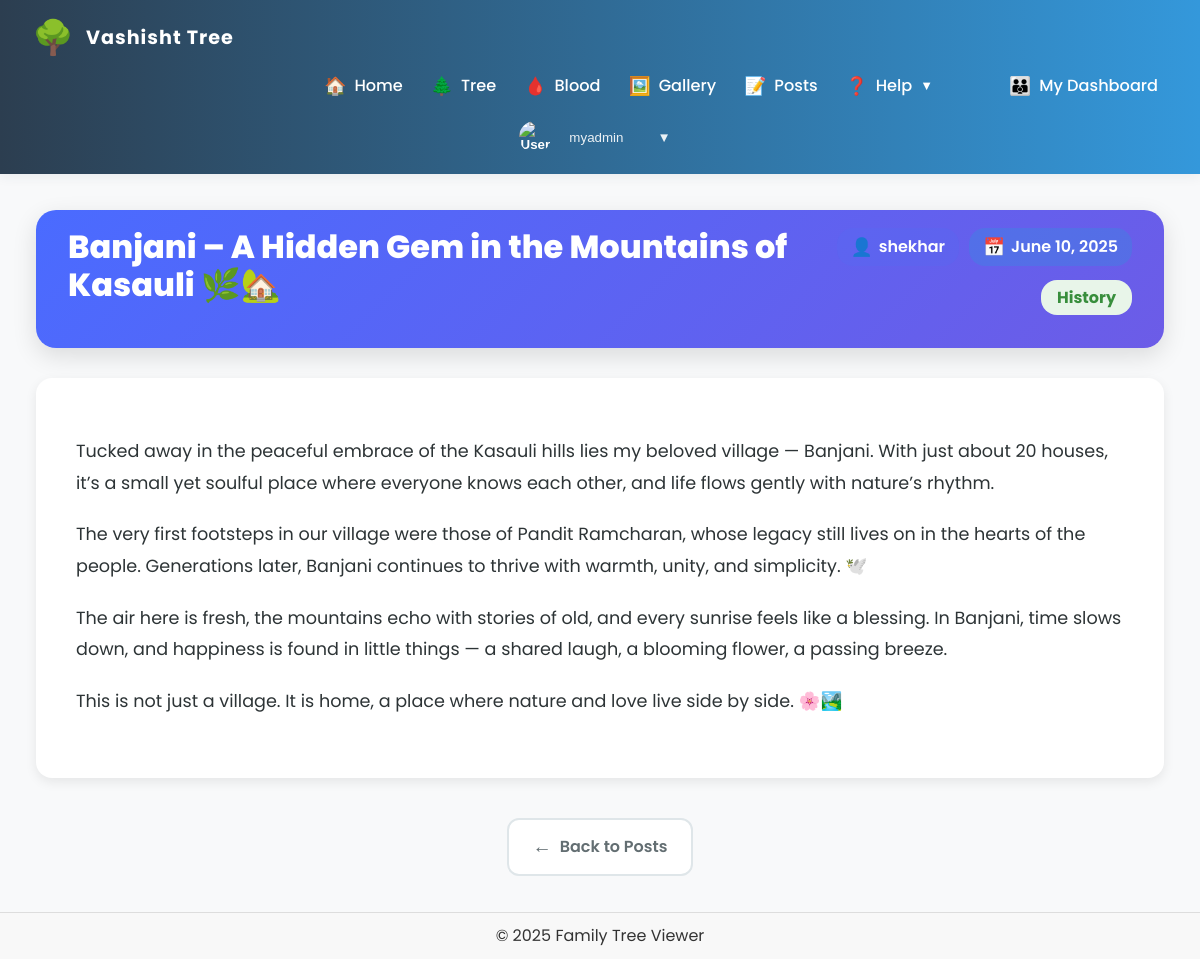
Page /view-post/2/ (signed in) on the committed database.
### treeapp/models.py (models this page shows, shortened)
class UserProfile(models.Model):
    BLOOD_GROUP_CHOICES = [
        ('A+', 'A+'),
        ('A-', 'A-'),
        ('B+', 'B+'),
        ('B-', 'B-'),
        ('AB+', 'AB+'),
        ('AB-', 'AB-'),
        ('O+', 'O+'),
        ('O-', 'O-'),
    ]
    GENDER_CHOICES = [
        ('M', 'Male'),
        ('F', 'Female'),
        ('O', 'Other'),
    ]
    user = models.OneToOneField(User, on_delete=models.CASCADE)
    family_root = models.ForeignKey(FamilyMember, null=True, blank=True, on_delete=models.SET_NULL, related_name='root_for_users')
    last_child = models.ForeignKey(FamilyMember, null=True, blank=True, on_delete=models.SET_NULL, related_name='last_child_for_users')
    member_id = models.ForeignKey(FamilyMember, null=True, blank=True, on_delete=models.SET_NULL, related_name='member_id_for_users')
    name = models.CharField(max_length=100, blank=True, null=True)
    father_name = models.CharField(max_length=100, blank=True, null=True)
    phone = models.CharField(max_length=20, blank=True, null=True)
    plain_password = models.CharField(max_length=100, blank=True, null=True)
    email_verified = models.BooleanField(default=False)
    email_verification_token = models.CharField(max_length=100, blank=True, null=True)
    blood_group = models.CharField(max_length=3, choices=BLOOD_GROUP_CHOICES, blank=True, null=True)
    is_blood_donor = models.BooleanField(default=False)
    hide_from_donor_list = models.BooleanField(default=False)
    picture = models.ImageField(upload_to='profile_pictures/', null=True, blank=True)
    date_of_birth = models.DateField(null=True, blank=True)
    gender = models.CharField(max_length=1, choices=GENDER_CHOICES, blank=True, null=True)
    marital_status = models.CharField(max_length=20, choices=[('single', 'Single'), ('married', 'Married'), ('divorced', 'Divorced'), ('widowed', 'Widowed')], blank=True, null=True)
    anniversary_date = models.DateField(null=True, blank=True)
    is_suspended = models.BooleanField(default=False)

class Post(models.Model):
    CATEGORY_CHOICES = [
        ('news', 'News'),
        ('event', 'Event'),
        ('history', 'History'),
        ('other', 'Other'),
    ]
    title = models.CharField(max_length=200)
    content = models.TextField()
    category = models.CharField(max_length=10, choices=CATEGORY_CHOICES, default='other')
    created_at = models.DateTimeField(auto_now_add=True)
    updated_at = models.DateTimeField(auto_now=True)
    user = models.ForeignKey(User, on_delete=models.CASCADE)
    is_approved = models.BooleanField(default=False)
    image = models.ImageField(upload_to='post_images/', blank=True, null=True)

### treeapp/views_dashboard.py (the view)
# urls.py: path('view-post/<int:post_id>/', views_dashboard.view_post, name='view_post'),
def view_post(request, post_id):
    post = get_object_or_404(Post, id=post_id)
    if not post.is_approved and not request.user.is_authenticated:
        return redirect('login')
    if not post.is_approved and post.user != request.user and not request.user.is_staff:
        return redirect('user_dashboard')
    can_edit = request.user.is_authenticated and (post.user == request.user or request.user.is_superuser)
    return render(request, 'treeapp/posts/view_post.html', {
        'post': post,
        'can_edit': can_edit
    })

### treeapp/templates/treeapp/posts/view_post.html (shortened to what this page needs)
{% extends 'treeapp/base.html' %}
{% load static %}
{% block extra_head %}
<link rel="stylesheet" href="{% static 'treeapp/css/dashboard.css' %}">
{% endblock %}
{% block content %}
<div class="post-container">
    <div class="post-header">
        <div class="post-header-left">
            <h1 class="post-title">{{ post.title }}</h1>
        </div>
        <div class="post-header-right">
            <div class="post-meta-row">
                <div class="post-meta-item username">
                    <span class="post-meta-icon">👤</span>
                    <span>{{ post.user.username }}</span>
                </div>
                <div class="post-meta-item date">
                    <span class="post-meta-icon">📅</span>
                    <span>{{ post.created_at|date:"F j, Y" }}</span>
                </div>
            </div>
            <div class="post-category category-{{ post.category }}">
                {{ post.get_category_display }}
            </div>
        </div>
    </div>
    <div class="post-content-wrapper {% if not post.image %}no-image{% else %}with-image{% endif %}">
        <div class="post-text-section">
            {{ post.content|linebreaks }}
        </div>
    </div>
    <div class="post-actions">
        <a href="{% url 'posts' %}" class="post-btn post-btn-secondary">
            <span class="post-btn-icon">←</span>
            <span>Back to Posts</span>
        </a>
    </div>
</div>
{% endblock %}

### treeapp/templates/treeapp/base.html (shortened to what this page needs)
<!DOCTYPE html>
<html lang="en">
<head>
    {% load static %}
    <link rel="stylesheet" href="{% static 'treeapp/css/base.css' %}">
    <link rel="stylesheet" href="{% static 'treeapp/css/tree.css' %}">
    <link rel="stylesheet" href="{% static 'treeapp/css/mobile-fixes.css' %}">
    <link rel="stylesheet" href="{% static 'treeapp/css/modern-theme.css' %}">
    <link rel="stylesheet" href="{% static 'treeapp/css/style.css' %}">
    {% block extra_head %}{% endblock %}
</head>
<body>
    <div class="page-container">
        <nav class="navbar modern-navbar">
            <div class="navbar-brand">
                <a href="{% url 'index' %}" class="navbar-logo-link" style="font-size:2rem; text-decoration:none;">
                    <span class="navbar-logo-emoji" style="font-size:2.1rem;">🌳</span>
                    <span class="navbar-title">Vashisht Tree</span>
                </a>
            </div>
            <ul class="navbar-links" id="navbarLinks">
                <li><a href="{% url 'index' %}"><span class="nav-emoji">🏠</span> Home</a></li>
                <li><a href="{% url 'tree' %}?style=1"><span class="nav-emoji">🌲</span> Tree</a></li>
                <li><a href="{% url 'blood_bank' %}"><span class="nav-emoji">🩸</span> Blood</a></li>
                <li><a href="{% url 'gallery' %}"><span class="nav-emoji">🖼️</span> Gallery</a></li>
                <li><a href="{% url 'posts' %}"><span class="nav-emoji">📝</span> Posts</a></li>
                <li class="nav-item nav-help-dropdown">
                    <a href="#" class="nav-link nav-help-link">
                        <span class="nav-emoji">❓</span>
                        Help <span class="nav-caret">▼</span>
                    </a>
                </li>
                {% if user.is_authenticated %}
                    <li><a href="{% url 'user_dashboard' %}"><span class="nav-emoji">👪</span> My Dashboard</a></li>
                {% endif %}
            </ul>
            <div class="navbar-user">
                {% if user.is_authenticated %}
                    <div class="user-dropdown">
                        <button class="user-btn" id="userDropdownBtn">
                            <div class="sidebar-user-info">
                                <img src="{% if user.userprofile.picture %}{{ user.userprofile.picture.url }}{% else %}/static/default-avatar.png{% endif %}" alt="User" class="sidebar-user-avatar">
                                <span class="sidebar-user-name">{{ user.userprofile.name|default:user.username }}</span>
                                <span class="sidebar-user-caret">▼</span>
                            </div>
                        </button>
                    </div>
                {% else %}
                    <a href="{% url 'login' %}" class="btn-action btn-login">Login</a>
                    <a href="{% url 'register' %}" class="btn-action btn-register">Register</a>
                {% endif %}
            </div>
        </nav>
        <main class="main-content">
            {% block content %}{% endblock %}
        </main>
        <footer class="footer">
            &copy; 2025 Family Tree Viewer
        </footer>
    </div>
</body>
</html>

### treeapp/static/treeapp/css/base.css (style rules this page uses)
html, body { height: 100%; width: 100%; margin: 0; padding: 0; font-family: sans-serif; overflow-x: hidden; background: #fafdff; }
.page-container { display: flex; flex-direction: column; min-height: 100vh; }
.main-content { flex: 1; padding: 1rem; overflow: auto; }
.navbar { background: linear-gradient(to right, #34495e, #2c3e50); color: #fff; padding: 12px 20px; display: flex; justify-content: space-between; align-items: center; box-shadow: 0 2px 4px rgba(0,0,0,0.2); position: relative; z-index: 10; }
.footer { background-color: #f8f8f8; text-align: center; padding: 10px; border-top: 1px solid #ddd; }
@media (min-width: 769px) { .navbar { flex-direction: row; align-items: center; } }

### treeapp/static/treeapp/css/modern-theme.css (style rules this page uses)
:root { --primary-color: #6a11cb; --primary-gradient: linear-gradient(135deg, #6a11cb 0%, #2575fc 100%); --secondary-color: #9c27b0; --secondary-gradient: linear-gradient(135deg, #9c27b0, #ba68c8); --accent-color: #4a6bff; --accent-gradient: linear-gradient(135deg, #4a6bff, #6c5ce7); --text-color: #333; --text-light: #666; --background-color: #f8f9fa; --card-background: #ffffff; --border-color: #e0e0e0; --shadow-sm: 0 2px 5px rgba(0,0,0,0.05); --shadow-md: 0 5px 15px rgba(0,0,0,0.08); --shadow-lg: 0 10px 25px rgba(0,0,0,0.12); --radius-sm: 8px; --radius-md: 12px; --radius-lg: 20px; --spacing-xs: 5px; --spacing-sm: 10px; --spacing-md: 15px; --spacing-lg: 20px; --spacing-xl: 30px; }
body { font-family: 'Poppins', sans-serif; background-color: var(--background-color); color: var(--text-color); line-height: 1.6; }

### treeapp/static/treeapp/css/dashboard.css (style rules this page uses)
:root { --primary-color: #4a6bff; --secondary-color: #6c5ce7; --accent-color: #00cec9; --success-color: #00b894; --warning-color: #fdcb6e; --danger-color: #e17055; --light-bg: #f8fafc; --card-bg: #ffffff; --text-dark: #2d3436; --text-medium: #636e72; --text-light: #b2bec3; --border-color: #dfe6e9; --shadow-sm: 0 2px 8px rgba(0,0,0,0.05); --shadow-md: 0 4px 12px rgba(0,0,0,0.08); --shadow-lg: 0 8px 24px rgba(0,0,0,0.12); --radius-sm: 6px; --radius-md: 12px; --radius-lg: 20px; }
.post-header { display: flex; justify-content: space-between; align-items: center; margin-bottom: 10px; }
.post-category { display: inline-block; background: #e8efff; color: var(--primary-color); padding: 4px 10px; border-radius: 20px; font-size: 0.8rem; font-weight: 500; margin-bottom: 15px; }
.post-actions { display: flex; gap: 10px; }

### treeapp/templates/treeapp/posts/view_post.html (style rules this page uses)
.post-container { max-width: 1200px; margin: 0 auto; padding: 20px; }
.post-header { display: flex; flex-direction: row; align-items: flex-start; justify-content: space-between; margin-bottom: 30px; padding: 18px 32px; background: linear-gradient(135deg, var(--primary-color), #6c5ce7); border-radius: 20px; color: white; box-shadow: var(--shadow-lg); min-height: 80px; }
.post-header-left { flex: 0 1 70%; min-width: 0; display: flex; align-items: center; }
.post-title { font-size: 2rem; font-weight: 800; line-height: 1.2; margin: 0; word-break: break-word; padding: 0; }
.post-header-right { flex: 0 1 30%; display: flex; flex-direction: column; align-items: flex-end; gap: 10px; min-width: 160px; }
.post-meta-row { display: flex; gap: 10px; align-items: center; }
.post-meta-item { display: flex; align-items: center; gap: 6px; padding: 5px 14px; border-radius: 16px; font-weight: 600; font-size: 1rem; background: rgba(255,255,255,0.13); }
.post-meta-item.username { color: #fff; background: rgba(76, 110, 245, 0.18); }
.post-meta-item.date { color: #fff; background: rgba(0, 184, 212, 0.18); }
.post-meta-icon { font-size: 1.1rem; }
.post-category { padding: 5px 16px; border-radius: 16px; font-size: 1rem; font-weight: 700; margin-top: 4px; display: inline-block; }
.category-history { background: #e8f5e9; color: #388e3c; }
.post-content-wrapper { display: grid; gap: 40px; margin-bottom: 40px; }
.post-content-wrapper.no-image { grid-template-columns: 1fr; }
.post-text-section { background: white; padding: 40px; border-radius: 16px; box-shadow: var(--shadow-md); line-height: 1.8; color: var(--text-dark); font-size: 1.1rem; }
.post-text-section p { margin-bottom: 20px; }
.post-actions { display: flex; justify-content: center; gap: 20px; margin-top: 40px; }
.post-btn { padding: 12px 24px; border-radius: 12px; font-size: 1rem; font-weight: 600; text-decoration: none; transition: all 0.3s ease; display: flex; align-items: center; gap: 8px; }
.post-btn-secondary { background: white; color: var(--text-medium); border: 2px solid var(--border-color); }
.post-btn-icon { font-size: 1.2rem; }

### rows in the picture
Post: title "Banjani – A Hidden Gem in the Mountains of Kasauli 🌿🏡", user.username "shekhar", created_at "June 10, 2025", category "History", content "Tucked away in the peaceful embrace of the Kasauli hills lies my beloved village — Banjani. With just about 20 houses, it’s a small yet soulful place where everyone knows each other, and life flows gently with nature’s rhythm. The very first footsteps in our village were those of Pandit Ramcharan, whose legacy still lives on in the hearts of the people. Generations later, Banjani continues to thrive with warmth, unity, and simplicity. 🕊️ The air here is fresh, the mountains echo with stories of old, and every sunrise feels like a blessing. In Banjani, time slows down, and happiness is found in little things — a shared laugh, a blooming flower, a passing breeze. This is not just a village.…"

### other values in the picture
{{ user.userprofile.name|default:user.username }} "myadmin"
